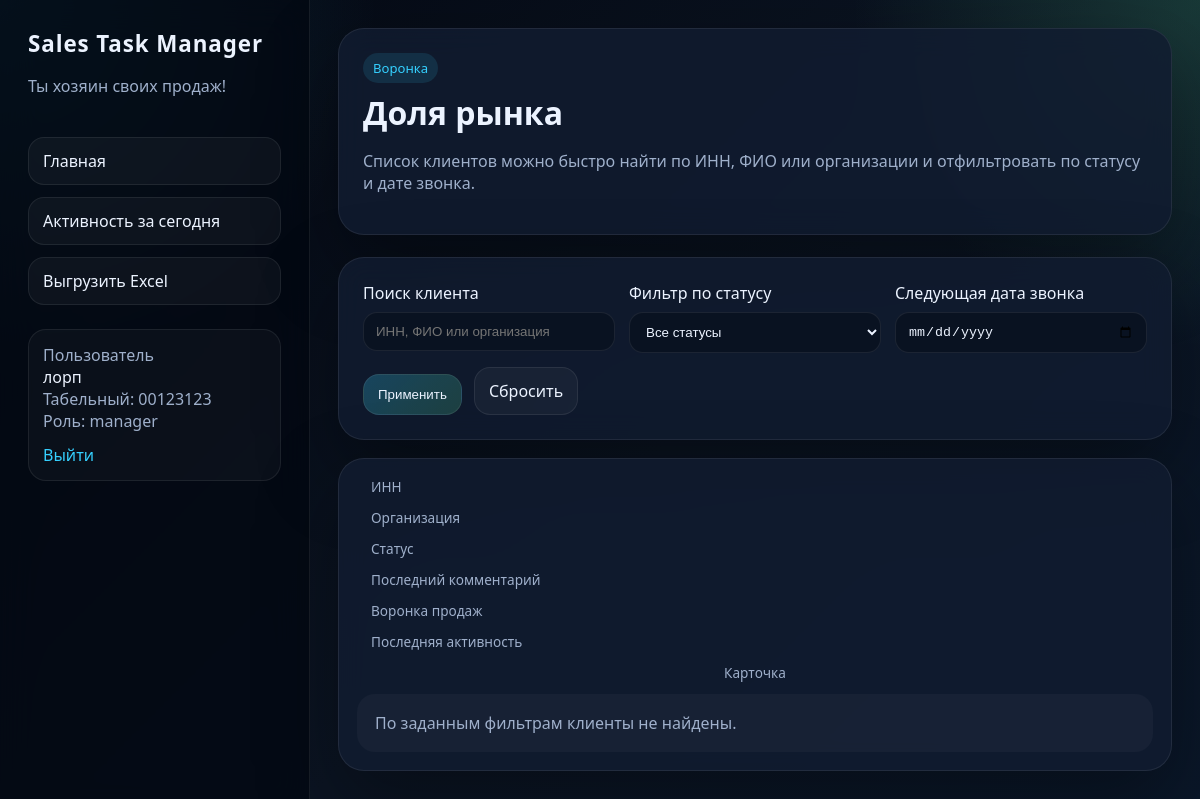
Before: /funnels/1 (signed in) with the older database file.
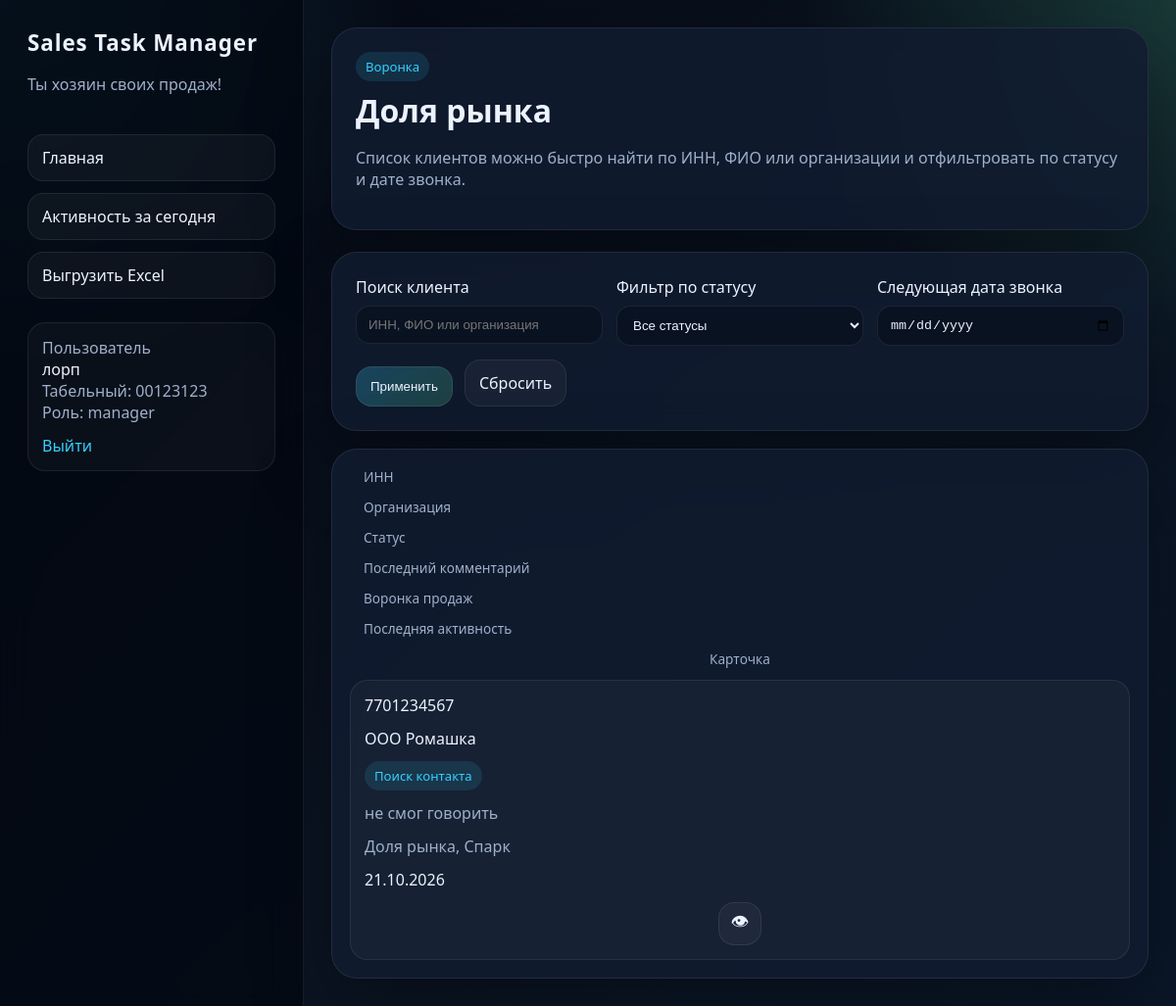
After: the same page with the newer database file.
### app/models/entities.py (models this page shows)
class Client(Base):
    __tablename__ = "clients"
    id: Mapped[int] = mapped_column(Integer, primary_key=True)
    full_name: Mapped[str] = mapped_column(String(255), index=True)
    company_name: Mapped[str] = mapped_column(String(255), default="")
    tax_number: Mapped[str] = mapped_column(String(64), unique=True, index=True)
    phone: Mapped[str] = mapped_column(String(64), default="")
    manager_notes: Mapped[str] = mapped_column(Text, default="")
    last_call_date: Mapped[date | None] = mapped_column(Date, nullable=True)
    next_call_date: Mapped[date | None] = mapped_column(Date, nullable=True)
    last_manager_activity_date: Mapped[date | None] = mapped_column(Date, nullable=True)
    status: Mapped[str] = mapped_column(String(64), default="Поиск контакта")
    monthly_turnover: Mapped[float | None] = mapped_column(Numeric(14, 2), nullable=True)
    mcc_code: Mapped[str] = mapped_column(String(32), default="")
    competitor_bank: Mapped[str] = mapped_column(String(255), default="")
    registration_address: Mapped[str] = mapped_column(String(500), default="")
    assigned_manager_id: Mapped[int | None] = mapped_column(ForeignKey("users.id"), nullable=True, index=True)
    updated_at: Mapped[datetime] = mapped_column(DateTime, default=datetime.utcnow, onupdate=datetime.utcnow)
    created_at: Mapped[datetime] = mapped_column(DateTime, default=datetime.utcnow)
    assigned_manager: Mapped[User | None] = relationship(back_populates="clients")
    funnel_links: Mapped[list["ClientFunnel"]] = relationship(back_populates="client", cascade="all, delete-orphan")
    comments: Mapped[list["Comment"]] = relationship(
        back_populates="client",
        cascade="all, delete-orphan",
        order_by="Comment.created_at",
    )
    activities: Mapped[list["ActivityLog"]] = relationship(back_populates="client", cascade="all, delete-orphan")

class Comment(Base):
    __tablename__ = "comments"
    id: Mapped[int] = mapped_column(Integer, primary_key=True)
    client_id: Mapped[int] = mapped_column(ForeignKey("clients.id", ondelete="CASCADE"), index=True)
    author_id: Mapped[int] = mapped_column(ForeignKey("users.id"), index=True)
    body: Mapped[str] = mapped_column(Text)
    created_at: Mapped[datetime] = mapped_column(DateTime, default=datetime.utcnow, index=True)
    client: Mapped[Client] = relationship(back_populates="comments")
    author: Mapped[User] = relationship(back_populates="comments")

class ClientFunnel(Base):
    __tablename__ = "client_funnels"
    __table_args__ = (UniqueConstraint("client_id", "funnel_id", name="uq_client_funnel"),)
    id: Mapped[int] = mapped_column(Integer, primary_key=True)
    client_id: Mapped[int] = mapped_column(ForeignKey("clients.id", ondelete="CASCADE"), index=True)
    funnel_id: Mapped[int] = mapped_column(ForeignKey("funnels.id", ondelete="CASCADE"), index=True)
    created_at: Mapped[datetime] = mapped_column(DateTime, default=datetime.utcnow)
    client: Mapped[Client] = relationship(back_populates="funnel_links")
    funnel: Mapped[Funnel] = relationship(back_populates="client_links")

class Funnel(Base):
    __tablename__ = "funnels"
    id: Mapped[int] = mapped_column(Integer, primary_key=True)
    name: Mapped[str] = mapped_column(String(255), unique=True, index=True)
    description: Mapped[str | None] = mapped_column(String(500), nullable=True)
    created_at: Mapped[datetime] = mapped_column(DateTime, default=datetime.utcnow)
    client_links: Mapped[list["ClientFunnel"]] = relationship(back_populates="funnel", cascade="all, delete-orphan")

### app/main.py (the view)
@app.get("/funnels/{funnel_id}", response_class=HTMLResponse)
async def funnel_detail(
    request: Request,
    funnel_id: int,
    q: str | None = None,
    inn: str | None = None,
    status_filter: str | None = None,
    next_call_date_filter: str | None = None,
    current_user: User = Depends(get_current_user),
) -> HTMLResponse:
    search_query = q if q is not None else inn
    next_call_date = parse_optional_date(next_call_date_filter)
    async with SessionLocal() as session:
        user = await session.get(User, current_user.id)
        funnel = await get_funnel_by_id(funnel_id=funnel_id, session=session)
        if not funnel:
            raise HTTPException(status_code=404, detail="Воронка не найдена.")
        clients = await get_funnel_clients(
            funnel_id=funnel_id,
            current_user=user,
            session=session,
            search_query=search_query,
            status_filter=status_filter,
            next_call_date_filter=next_call_date,
        )
    return render(
        request,
        "funnel_detail.html",
        {
            "current_user": user,
            "funnel": funnel,
            "clients": clients,
            "search_query": search_query or "",
            "selected_status": status_filter or "",
            "selected_next_call_date": next_call_date_filter or "",
        },
    )

### app/templates/funnel_detail.html (shortened to what this page needs)
{% extends "base.html" %}
{% block content %}
<section class="hero compact">
    <div>
        <div class="badge">Воронка</div>
        <h1>{{ funnel.name }}</h1>
        <p class="muted">Список клиентов можно быстро найти по ИНН, ФИО или организации и отфильтровать по статусу и дате звонка.</p>
    </div>
</section>
<section class="panel filter-panel">
    <form method="get" class="filter-grid filter-grid-wide">
        <label>
            <span>Поиск клиента</span>
            <input type="search" name="q" value="{{ search_query }}" placeholder="ИНН, ФИО или организация">
        </label>
        <label>
            <span>Фильтр по статусу</span>
            <select name="status_filter">
                <option value="">Все статусы</option>
            </select>
        </label>
        <label>
            <span>Следующая дата звонка</span>
            <input type="date" name="next_call_date_filter" value="{{ selected_next_call_date }}">
        </label>
        <div class="filter-actions">
            <button type="submit">Применить</button>
            <a class="secondary-link" href="/funnels/{{ funnel.id }}">Сбросить</a>
        </div>
    </form>
</section>
<section class="panel row-list-panel">
    <div class="row-list-head row-list-grid">
        <div>ИНН</div>
        <div>Организация</div>
        <div>Статус</div>
        <div>Последний комментарий</div>
        <div>Воронка продаж</div>
        <div>Последняя активность</div>
        <div class="row-eye-cell">Карточка</div>
    </div>
    <div class="row-list-body">
        {% for client in clients %}
        <div class="row-item row-list-grid">
            <div>{{ client.tax_number }}</div>
            <div>{{ client.company_name or 'Не указана' }}</div>
            <div><span class="tag">{{ client.status }}</span></div>
            <div class="comment-preview">{{ client.comments[-1].body if client.comments else 'Комментариев пока нет' }}</div>
            <div class="comment-preview">{% for link in client.funnel_links %}{{ link.funnel.name }}{% if not loop.last %}, {% endif %}{% endfor %}</div>
            <div>{{ client.last_manager_activity_date.strftime('%d.%m.%Y') if client.last_manager_activity_date else 'Нет активности' }}</div>
            <div class="row-eye-cell">
                <a
                    class="eye-link"
                    href="/clients/{{ client.id }}?funnel_id={{ funnel.id }}&q={{ search_query|urlencode }}&status_filter={{ selected_status|urlencode }}&next_call_date_filter={{ selected_next_call_date|urlencode }}"
                    target="_blank"
                    rel="noopener noreferrer"
                    title="Открыть карточку"
                >
                    &#128065;
                </a>
            </div>
        </div>
        {% else %}
        <div class="empty-state">По заданным фильтрам клиенты не найдены.</div>
        {% endfor %}
    </div>
</section>
{% endblock %}

Changed rows visible on the page:
now on this page (row edited): Client: tax_number "7701234567", company_name "ООО Ромашка", status "Поиск контакта", body "не смог говорить", last_manager_activity_date "21.10.2026"
now on this page (row unchanged): ClientFunnel: funnel.name "Доля рынка"
now on this page (row unchanged): ClientFunnel: funnel.name "Спарк"
Other visible differences:
text no longer shown: "По заданным фильтрам клиенты не найдены."
